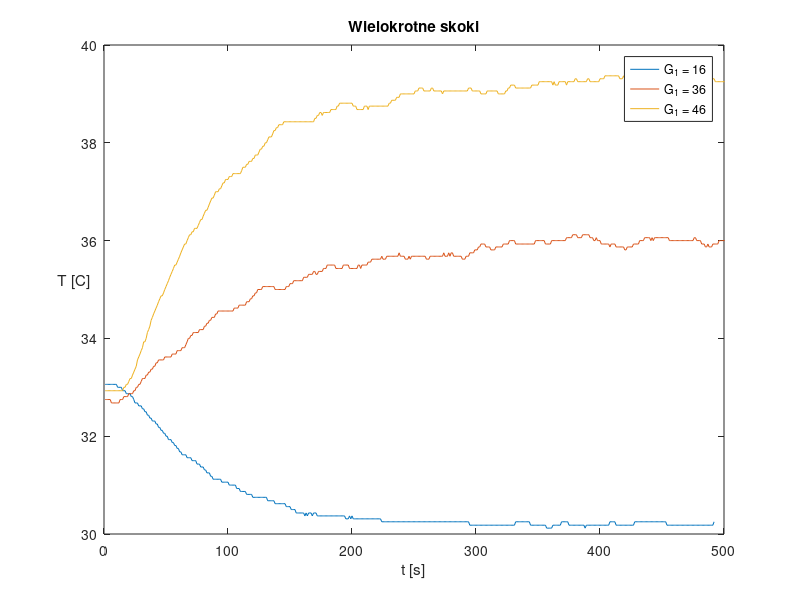

Write the MATLAB code that produced this figure.
clear all

values_1 = importdata("skok_16.txt");
values_2 = importdata("skok_36.txt");
values_3 = importdata("skok_46.txt");

plot(values_1)
hold on
plot(values_2)
plot(values_3)
hold off
xlim([0, 500]);
title("Wielokrotne skoki")
ylabel("T [C]")
xlabel("t [s]")
legend("G_1 = 16","G_1 = 36","G_1 = 46",Location="northoutside")
set(get(gca,'ylabel'),'rotation',0)
exportgraphics(gca,'skok_all.pdf')